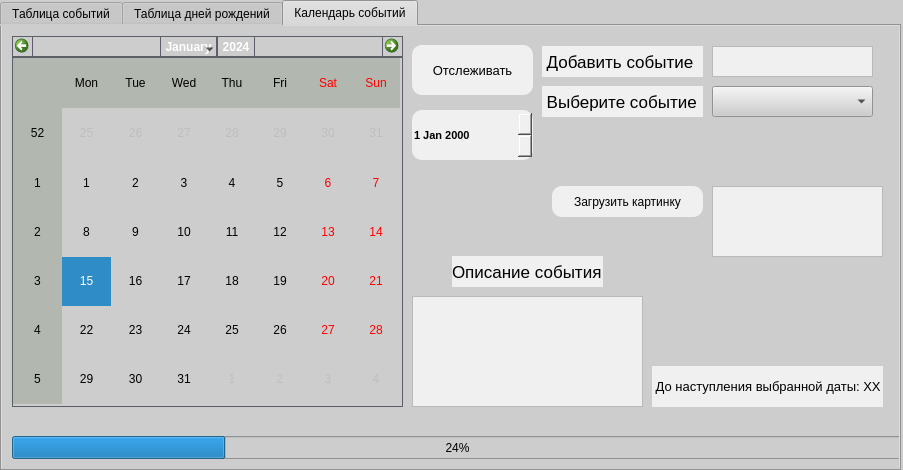
<?xml version="1.0" encoding="UTF-8"?>
<ui version="4.0">
 <class>MainWindow</class>
 <widget class="QMainWindow" name="MainWindow">
  <property name="enabled">
   <bool>true</bool>
  </property>
  <property name="geometry">
   <rect>
    <x>0</x>
    <y>0</y>
    <width>903</width>
    <height>470</height>
   </rect>
  </property>
  <property name="windowTitle">
   <string>Календарь</string>
  </property>
  <property name="styleSheet">
   <string notr="true">background-color: rgb(205, 205, 205);</string>
  </property>
  <widget class="QWidget" name="centralwidget">
   <widget class="QTabWidget" name="tabWidget">
    <property name="geometry">
     <rect>
      <x>0</x>
      <y>0</y>
      <width>901</width>
      <height>471</height>
     </rect>
    </property>
    <property name="styleSheet">
     <string notr="true"/>
    </property>
    <property name="currentIndex">
     <number>2</number>
    </property>
    <widget class="QWidget" name="tab_5">
     <attribute name="title">
      <string>Таблица событий</string>
     </attribute>
     <widget class="QLabel" name="label_7">
      <property name="geometry">
       <rect>
        <x>120</x>
        <y>10</y>
        <width>191</width>
        <height>51</height>
       </rect>
      </property>
      <property name="font">
       <font>
        <pointsize>16</pointsize>
        <weight>75</weight>
        <italic>false</italic>
        <bold>true</bold>
        <stylestrategy>PreferDefault</stylestrategy>
        <kerning>true</kerning>
       </font>
      </property>
      <property name="text">
       <string>     События</string>
      </property>
      <property name="margin">
       <number>15</number>
      </property>
     </widget>
     <widget class="QLabel" name="label_8">
      <property name="geometry">
       <rect>
        <x>510</x>
        <y>10</y>
        <width>241</width>
        <height>41</height>
       </rect>
      </property>
      <property name="font">
       <font>
        <pointsize>13</pointsize>
       </font>
      </property>
      <property name="styleSheet">
       <string notr="true">background-color: rgb(240, 240, 240);</string>
      </property>
      <property name="text">
       <string> Сегодняшняя дата: XX.XX.XX</string>
      </property>
     </widget>
     <widget class="QPushButton" name="pushButton_4">
      <property name="geometry">
       <rect>
        <x>700</x>
        <y>70</y>
        <width>160</width>
        <height>41</height>
       </rect>
      </property>
      <property name="font">
       <font>
        <family>Segoe UI Black</family>
        <pointsize>10</pointsize>
        <weight>75</weight>
        <bold>true</bold>
       </font>
      </property>
      <property name="styleSheet">
       <string notr="true">background-color: rgb(240, 240, 240);
border-radius: 10px;

</string>
      </property>
      <property name="text">
       <string>Добавить </string>
      </property>
     </widget>
     <widget class="QPushButton" name="pushButton_5">
      <property name="geometry">
       <rect>
        <x>700</x>
        <y>120</y>
        <width>160</width>
        <height>41</height>
       </rect>
      </property>
      <property name="font">
       <font>
        <family>Segoe UI Black</family>
        <pointsize>10</pointsize>
        <weight>75</weight>
        <bold>true</bold>
       </font>
      </property>
      <property name="styleSheet">
       <string notr="true">background-color: rgb(240, 240, 240);
border-radius: 10px;

</string>
      </property>
      <property name="text">
       <string>Удалить</string>
      </property>
     </widget>
     <widget class="QTableWidget" name="tableWidget_2">
      <property name="geometry">
       <rect>
        <x>20</x>
        <y>70</y>
        <width>641</width>
        <height>361</height>
       </rect>
      </property>
      <property name="styleSheet">
       <string notr="true">background-color: rgb(240, 240, 240);</string>
      </property>
      <column>
       <property name="text">
        <string>Название</string>
       </property>
      </column>
      <column>
       <property name="text">
        <string>Описание</string>
       </property>
      </column>
      <column>
       <property name="text">
        <string>Дата</string>
       </property>
      </column>
      <column>
       <property name="text">
        <string>Дней осталось</string>
       </property>
      </column>
     </widget>
    </widget>
    <widget class="QWidget" name="tab">
     <property name="accessibleName">
      <string/>
     </property>
     <property name="styleSheet">
      <string notr="true"/>
     </property>
     <attribute name="title">
      <string>Таблица дней рождений</string>
     </attribute>
     <widget class="QPushButton" name="pushButton">
      <property name="geometry">
       <rect>
        <x>700</x>
        <y>70</y>
        <width>160</width>
        <height>41</height>
       </rect>
      </property>
      <property name="font">
       <font>
        <family>Segoe UI Black</family>
        <pointsize>10</pointsize>
        <weight>75</weight>
        <bold>true</bold>
       </font>
      </property>
      <property name="styleSheet">
       <string notr="true">background-color: rgb(240, 240, 240);
border-radius: 10px;

</string>
      </property>
      <property name="text">
       <string>Добавить </string>
      </property>
     </widget>
     <widget class="QLabel" name="label">
      <property name="geometry">
       <rect>
        <x>130</x>
        <y>10</y>
        <width>191</width>
        <height>51</height>
       </rect>
      </property>
      <property name="font">
       <font>
        <pointsize>16</pointsize>
        <weight>75</weight>
        <italic>false</italic>
        <bold>true</bold>
        <stylestrategy>PreferDefault</stylestrategy>
        <kerning>true</kerning>
       </font>
      </property>
      <property name="text">
       <string>Дни рождения</string>
      </property>
      <property name="margin">
       <number>15</number>
      </property>
     </widget>
     <widget class="QLabel" name="label_4">
      <property name="geometry">
       <rect>
        <x>510</x>
        <y>10</y>
        <width>241</width>
        <height>41</height>
       </rect>
      </property>
      <property name="font">
       <font>
        <pointsize>13</pointsize>
       </font>
      </property>
      <property name="styleSheet">
       <string notr="true">background-color: rgb(240, 240, 240);</string>
      </property>
      <property name="text">
       <string> Сегодняшняя дата: XX.XX.XX</string>
      </property>
     </widget>
     <widget class="QPushButton" name="pushButton_3">
      <property name="geometry">
       <rect>
        <x>700</x>
        <y>120</y>
        <width>160</width>
        <height>41</height>
       </rect>
      </property>
      <property name="font">
       <font>
        <family>Segoe UI Black</family>
        <pointsize>10</pointsize>
        <weight>75</weight>
        <bold>true</bold>
       </font>
      </property>
      <property name="styleSheet">
       <string notr="true">background-color: rgb(240, 240, 240);
border-radius: 10px;

</string>
      </property>
      <property name="text">
       <string>Удалить</string>
      </property>
     </widget>
     <widget class="QTableWidget" name="tableWidget">
      <property name="geometry">
       <rect>
        <x>20</x>
        <y>70</y>
        <width>641</width>
        <height>361</height>
       </rect>
      </property>
      <property name="styleSheet">
       <string notr="true">background-color: rgb(240, 240, 240);</string>
      </property>
      <column>
       <property name="text">
        <string>Имя</string>
       </property>
      </column>
      <column>
       <property name="text">
        <string>Фамилия</string>
       </property>
      </column>
      <column>
       <property name="text">
        <string>Дата</string>
       </property>
      </column>
      <column>
       <property name="text">
        <string>Осталось</string>
       </property>
      </column>
     </widget>
    </widget>
    <widget class="QWidget" name="tab_2">
     <attribute name="title">
      <string>Календарь событий</string>
     </attribute>
     <widget class="QCalendarWidget" name="calendarWidget">
      <property name="geometry">
       <rect>
        <x>10</x>
        <y>10</y>
        <width>391</width>
        <height>371</height>
       </rect>
      </property>
      <property name="styleSheet">
       <string notr="true">alternate-background-color: rgb(178, 184, 176);
background-color: rgb(205, 205, 205);
border: 1px solid #5B5F68;
</string>
      </property>
     </widget>
     <widget class="QProgressBar" name="progressBar">
      <property name="geometry">
       <rect>
        <x>10</x>
        <y>410</y>
        <width>891</width>
        <height>23</height>
       </rect>
      </property>
      <property name="value">
       <number>24</number>
      </property>
     </widget>
     <widget class="QLabel" name="label_2">
      <property name="geometry">
       <rect>
        <x>540</x>
        <y>60</y>
        <width>161</width>
        <height>31</height>
       </rect>
      </property>
      <property name="font">
       <font>
        <pointsize>13</pointsize>
       </font>
      </property>
      <property name="styleSheet">
       <string notr="true">background-color: rgb(240, 240, 240);
width: 200 px;
height: 100 px;</string>
      </property>
      <property name="text">
       <string> Выберите событие</string>
      </property>
     </widget>
     <widget class="QLabel" name="label_3">
      <property name="geometry">
       <rect>
        <x>650</x>
        <y>340</y>
        <width>231</width>
        <height>41</height>
       </rect>
      </property>
      <property name="font">
       <font>
        <pointsize>10</pointsize>
       </font>
      </property>
      <property name="styleSheet">
       <string notr="true">background-color: rgb(240, 240, 240);
text-align: center;
</string>
      </property>
      <property name="text">
       <string> До наступления выбранной даты: XX</string>
      </property>
     </widget>
     <widget class="QWidget" name="layoutWidget">
      <property name="geometry">
       <rect>
        <x>410</x>
        <y>10</y>
        <width>121</width>
        <height>135</height>
       </rect>
      </property>
      <layout class="QVBoxLayout" name="verticalLayout">
       <item>
        <widget class="QPushButton" name="pushButton_2">
         <property name="enabled">
          <bool>true</bool>
         </property>
         <property name="font">
          <font>
           <pointsize>10</pointsize>
          </font>
         </property>
         <property name="styleSheet">
          <string notr="true">border-radius: 10px;
background-color: rgb(240, 240, 240);
height: 50 px;</string>
         </property>
         <property name="text">
          <string>Отслеживать</string>
         </property>
         <property name="autoDefault">
          <bool>false</bool>
         </property>
        </widget>
       </item>
       <item>
        <widget class="QDateEdit" name="dateEdit">
         <property name="font">
          <font>
           <pointsize>8</pointsize>
           <weight>75</weight>
           <bold>true</bold>
          </font>
         </property>
         <property name="styleSheet">
          <string notr="true">background-color: rgb(240, 240, 240);
border-radius: 10px;
width: 200px;
height: 50 px;</string>
         </property>
        </widget>
       </item>
      </layout>
     </widget>
     <widget class="QComboBox" name="comboBox">
      <property name="geometry">
       <rect>
        <x>710</x>
        <y>60</y>
        <width>161</width>
        <height>31</height>
       </rect>
      </property>
     </widget>
     <widget class="QPlainTextEdit" name="plainTextEdit">
      <property name="geometry">
       <rect>
        <x>710</x>
        <y>160</y>
        <width>171</width>
        <height>71</height>
       </rect>
      </property>
      <property name="styleSheet">
       <string notr="true">background-color: rgb(240, 240, 240);</string>
      </property>
     </widget>
     <widget class="QPlainTextEdit" name="plainTextEdit_3">
      <property name="geometry">
       <rect>
        <x>710</x>
        <y>20</y>
        <width>161</width>
        <height>31</height>
       </rect>
      </property>
      <property name="styleSheet">
       <string notr="true">background-color: rgb(240, 240, 240);</string>
      </property>
     </widget>
     <widget class="QPushButton" name="pushButton_6">
      <property name="geometry">
       <rect>
        <x>550</x>
        <y>160</y>
        <width>151</width>
        <height>31</height>
       </rect>
      </property>
      <property name="styleSheet">
       <string notr="true">border-radius: 10px;
background-color: rgb(240, 240, 240);
height: 50 px;</string>
      </property>
      <property name="text">
       <string>Загрузить картинку</string>
      </property>
     </widget>
     <widget class="QPlainTextEdit" name="plainTextEdit_4">
      <property name="geometry">
       <rect>
        <x>410</x>
        <y>270</y>
        <width>231</width>
        <height>111</height>
       </rect>
      </property>
      <property name="styleSheet">
       <string notr="true">background-color: rgb(240, 240, 240);</string>
      </property>
     </widget>
     <widget class="QLabel" name="label_5">
      <property name="geometry">
       <rect>
        <x>450</x>
        <y>230</y>
        <width>151</width>
        <height>31</height>
       </rect>
      </property>
      <property name="font">
       <font>
        <pointsize>13</pointsize>
       </font>
      </property>
      <property name="styleSheet">
       <string notr="true">background-color: rgb(240, 240, 240);
width: 200 px;
height: 100 px;</string>
      </property>
      <property name="text">
       <string>Описание события</string>
      </property>
     </widget>
     <widget class="QLabel" name="label_6">
      <property name="geometry">
       <rect>
        <x>540</x>
        <y>20</y>
        <width>161</width>
        <height>31</height>
       </rect>
      </property>
      <property name="font">
       <font>
        <pointsize>13</pointsize>
       </font>
      </property>
      <property name="styleSheet">
       <string notr="true">background-color: rgb(240, 240, 240);
width: 200 px;
height: 100 px;</string>
      </property>
      <property name="text">
       <string> Добавить событие</string>
      </property>
     </widget>
    </widget>
   </widget>
  </widget>
 </widget>
 <resources/>
 <connections/>
</ui>
